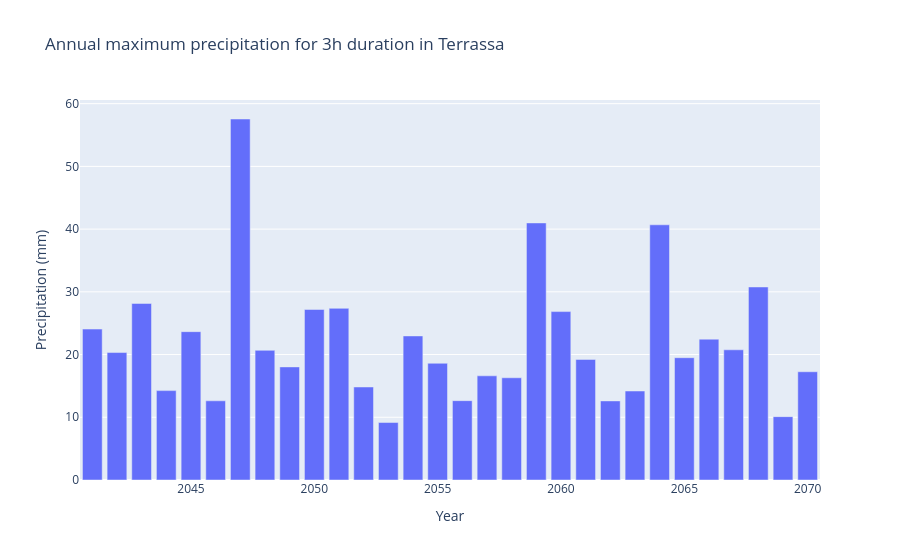

Notebook source saved alongside this figure:
### Code cell
# Load the maximum precipitation file.
filename_prec_max_plot = os.path.join(data_dir, f'pr_annualMax_{duration_plot}h_{GCM_str}_{RCM_str}_{experiment_plot}_{start_year_plot}-{end_year_plot}.nc')

ds_prec_max_plot = xr.open_dataset(filename_prec_max_plot)
da_prec_max_plot = ds_prec_max_plot.pr_max.sel(duration=duration_plot, rlat = RPOINT[1], rlon = RPOINT[0], method = 'nearest')
ds_prec_max_plot.close

# Converting dataarray to dataframe for plotly library to understand.
df_prec_max_plot = da_prec_max_plot.to_dataframe().reset_index()
# Define bar chart and customize it.
figure = px.bar(df_prec_max_plot, x="time", y="pr_max", title=f'Annual maximum precipitation for {duration_plot}h duration in {location}')
figure.update_layout(yaxis=dict(title="Precipitation (mm)"),
                     xaxis = dict(title="Year")) #, range=[10, max(df.precipitation)+5]))

figure.show()

# Save plot to plots directory
figure.write_image(os.path.join(plots_dir, 
                    f'pr_annualMax_{duration_plot}h_{start_year_plot}-{end_year_plot}_{location}.png'))

### Figure 1 — Plotly figure (JSON) as saved in the notebook; plotly's stock layout.template omitted (floating-point values rounded to 4 significant figures)
{"data": [{"alignmentgroup": "True", "hovertemplate": "time=%{x}<br>pr_max=%{y}<extra></extra>", "legendgroup": "", "marker": {"color": "#636efa", "pattern": {"shape": ""}}, "name": "", "offsetgroup": "", "orientation": "v", "showlegend": false, "textposition": "auto", "type": "bar", "x": ["2041-01-01T00:00:00", "2042-01-01T00:00:00", "2043-01-01T00:00:00", "2044-01-01T00:00:00", "2045-01-01T00:00:00", "2046-01-01T00:00:00", "2047-01-01T00:00:00", "2048-01-01T00:00:00", "2049-01-01T00:00:00", "2050-01-01T00:00:00", "2051-01-01T00:00:00", "2052-01-01T00:00:00", "2053-01-01T00:00:00", "2054-01-01T00:00:00", "2055-01-01T00:00:00", "2056-01-01T00:00:00", "2057-01-01T00:00:00", "2058-01-01T00:00:00", "2059-01-01T00:00:00", "2060-01-01T00:00:00", "2061-01-01T00:00:00", "2062-01-01T00:00:00", "2063-01-01T00:00:00", "2064-01-01T00:00:00", "2065-01-01T00:00:00", "2066-01-01T00:00:00", "2067-01-01T00:00:00", "2068-01-01T00:00:00", "2069-01-01T00:00:00", "2070-01-01T00:00:00"], "xaxis": "x", "y": [24.06, 20.32, 28.15, 14.25, 23.65, 12.62, 57.55, 20.67, 18.03, 27.19, 27.37, 14.83, 9.164, 22.97, 18.61, 12.65, 16.61, 16.3, 40.98, 26.85, 19.23, 12.61, 14.19, 40.69, 19.5, 22.45, 20.76, 30.77, 10.1, 17.26], "yaxis": "y"}], "layout": {"autosize": true, "barmode": "relative", "legend": {"tracegroupgap": 0}, "title": {"text": "Annual maximum precipitation for 3h duration in Terrassa"}, "xaxis": {"anchor": "y", "autorange": true, "domain": [0, 1], "range": ["2040-07-02 12:00", "2070-07-02 12:00"], "title": {"text": "Year"}, "type": "date"}, "yaxis": {"anchor": "x", "autorange": true, "domain": [0, 1], "range": [0, 60.58], "title": {"text": "Precipitation (mm)"}, "type": "linear"}}}
